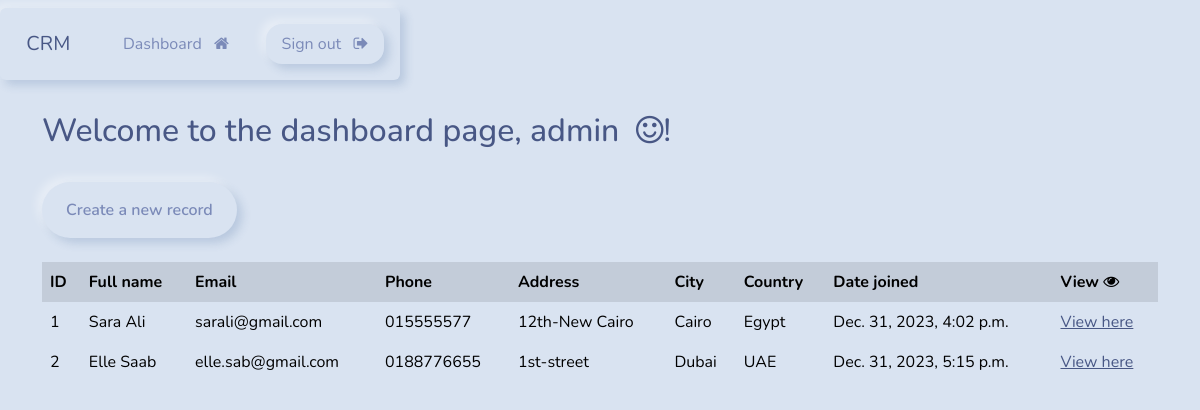
The page /dashboard (signed in) on the database its author committed.
### webapp/models.py (models this page shows, shortened)
class Record(models.Model):
    creation_date = models.DateTimeField(auto_now_add=True)
    first_name = models.CharField(max_length=255)
    last_name = models.CharField(max_length=255)
    email = models.CharField(max_length=255)  # Corrected parameter name
    phone = models.CharField(max_length=20)
    address = models.CharField(max_length=300)
    city = models.CharField(max_length=255)
    country = models.CharField(max_length=255)

### webapp/views.py (the view)
# urls.py: path('dashboard', views.dashboard, name="dashboard"),
@login_required(login_url='my-login')
def dashboard(request):
    my_records = Record.objects.all()
    context = {'records': my_records}
    return render(request, 'webapp/dashborard.html', context=context)

### webapp/templates/webapp/dashborard.html
{% extends 'webapp/base.html' %}
{% load crispy_forms_tags %}
{% block content %}
<h2>Welcome to the dashboard page, {{user}} &nbsp;<i class="fa fa-smile-o" aria-hidden="true"></i>!</h2>
<br>
<a  class="btn btn-secondary" href="{% url 'create-record' %}">
  Create a new record
</a>
<br>
<br>
<table class="table table-hover">
    <thead class="table-active">
      <tr>
        <th scope="col">ID</th>
        <th scope="col">Full name</th>
        <th scope="col">Email</th>
        <th scope="col">Phone</th>
        <th scope="col">Address</th>
        <th scope="col">City</th>
        <th scope="col">Country</th>
        <th scope="col">Date  joined</th>
        <th scope="col">View  <i class="fa fa-eye" aria-hidden="true"></i></th>
      </tr>
    </thead>
    <tbody>
        {% if records %}
        {% for record in records %}
      <tr>
        <td> {{record.id}}</td>
        <td>{{record.first_name}}  {{record.last_name}}</td>
        <td>{{record.email}}</td>
        <td>{{record.phone}}</td>
        <td>{{record.address}}</td>
        <td>{{record.city}}</td>
        <td>{{record.country}}</td>
        <td>{{record.creation_date}}</td>
        <td> <a href="{% url 'record' record.id %}">View here </a></td>
      </tr>
      {% endfor %}
      {% endif %}
    </tbody>
  </table>
{% endblock %}

### webapp/templates/webapp/base.html (shortened to what this page needs)
<!DOCTYPE html>
<html lang="en">
<head>
    <link rel="stylesheet" type="text/css" href="https://bootswatch.com/5/morph/bootstrap.min.css">
    <link rel="stylesheet" href="https://cdnjs.cloudflare.com/ajax/libs/font-awesome/4.7.0/css/font-awesome.min.css">
    {% load static %}
    <link rel="stylesheet" type="text/css" href="{% static 'css/styles.css' %}">
</head>
<body>
    {% include 'Webapp/navbar.html' %}
   <div class="container">
    <br>
    {% block content %}
    {% endblock %}
   </div>
</body>
</html>

### webapp/templates/webapp/navbar.html (shortened to what this page needs)
<nav class="navbar navbar-expand-lg bg-body-secondary ">
    <ul class="nav nav-pills mr-auto">
    <a class="navbar-brand main-heading" href="{% url '' %}">
      &nbsp; CRM
    </a>
      <div class="collapse navbar-collapse text-center " id="navbarNavDropdown">
          {% if user.is_authenticated %}
            <li class="nav-item ">
              <a class="nav-link" href="{% url 'dashboard' %}">Dashboard &nbsp; <i class="fa fa-home" aria-hidden="true"></i> </a>
            </li>
            <li class="nav-item btn-group-vertical">
              <a class="nav-link" href="{% url 'user_logout' %}">Sign out &nbsp; <i class="fa fa-sign-out" aria-hidden="true"></i> </a>
            </li>
        </ul>
        {% endif %}
  </nav>

### rows shown on the page
Record: id "1", first_name "Sara", last_name "Ali", email "sarali@gmail.com", phone "015555577", address "12th-New Cairo", city "Cairo", country "Egypt", creation_date "Dec. 31, 2023, 4:02 p.m."
Record: id "2", first_name "Elle", last_name "Saab", email "elle.sab@gmail.com", phone "0188776655", address "1st-street", city "Dubai", country "UAE", creation_date "Dec. 31, 2023, 5:15 p.m."

### other values the page prints
{{ user }} "admin"
